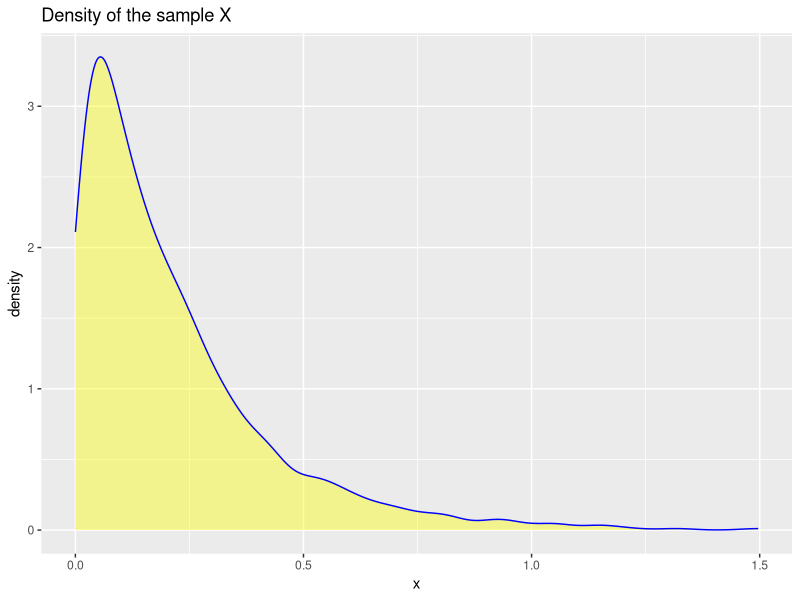
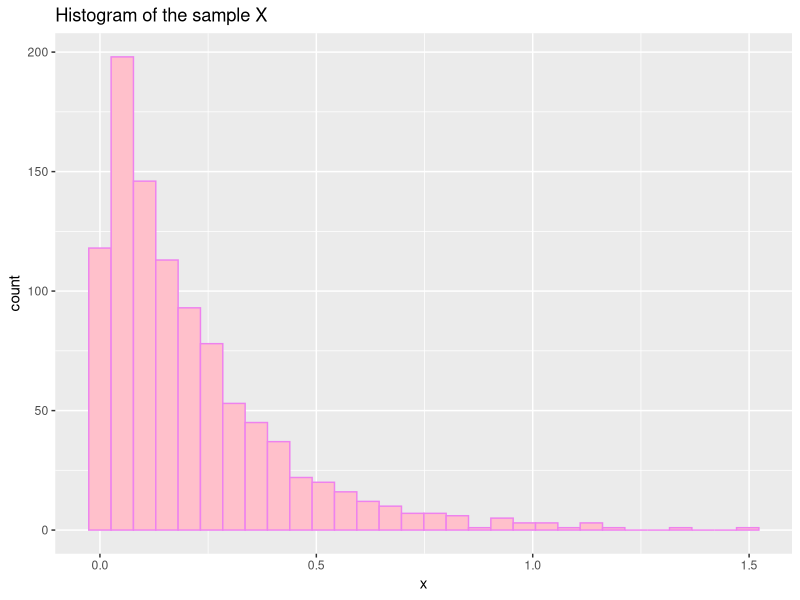

The R source for these figures, in order: (Note: this script raises an error after producing the figures.)
## Exercises 
# Write a function to generate random variables from exponential distribution (λ = 5) by using inverse transform method, apply it for n=10000 and validate that they come from exponential distribution.

lambda <- 5
set.seed(361)
u <- runif(n = 1000)
x <- -log(u)/lambda
head(x, 20)

data_x <- as.data.frame(x)
library(ggplot2)

H <- ggplot(data_x, aes(x=x)) + geom_histogram(color = "violet", fill = "pink", bins = 30) +
  labs(title = "Histogram of the sample X")

B <- ggplot(data_x, aes(x=x)) + geom_density(color = "blue", fill = "yellow", alpha = 0.4) +
  labs(title = "Density of the sample X")

ggarrange(H,B)

# Now, calculate the sample mean to compare with the expectation of exponential distribution.

cat("Mean of sample X:", mean(x), "\n")
cat("Variance of sample X:", var(x), "\n")

exp_mean <- 1/lambda
exp_var <- 1/(lambda)^2
exp_mean
exp_var

#The length of time T is a random variable, which is needed by students in a particular course to complete a 1 hour exam. It has a pdf

#f(t)=kt^2,0≤t≤1

#For the random variable T,
#a) Find the value k that makes f(t) a probability density function (PDF).

f <- function(k, t){
  return(k*t^2)
}

a <- 0
b <- 1

pdf_int <- function(k){
  return(integrate(f, lower = a, upper = b, k = k)$value)
}

k_value <- uniroot(pdf_int, c(0,10))$root
print(k_value)

k_value




